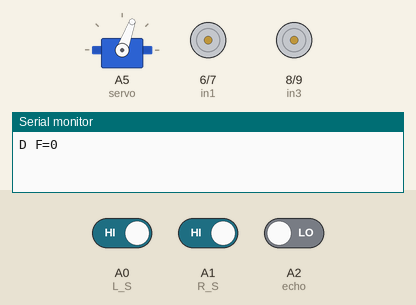
The sketch below on a simulated Arduino Uno, built with avr-gcc and run on an emulated ATmega328P. Parts: servo, motor-driver pin pairs drawn as motors (green arrow = first pin HIGH = forward, orange = second pin HIGH = backward, longer = more drive, scaled by the enable pin), the last lines printed to the serial monitor. Wiring (inferred from the names in the program): servo: signal A5. Inputs (shaded band) come from the test bench; at power-on: A0 (L_S) HIGH, A1 (R_S) HIGH, A2 (echo) LOW. Servo pulses on a pin are drawn as a servo (544–2400 µs = 0–180°).

Above: at 5.7 s.
5.8 s: A0 (L_S) driven LOW
At 7.7 s:
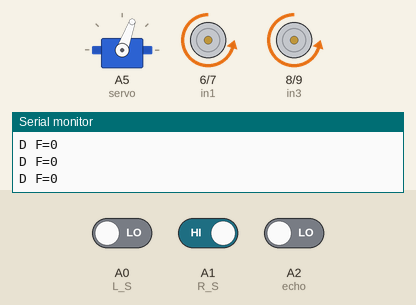
8.0 s: A1 (R_S) driven LOW
At 13.5 s:
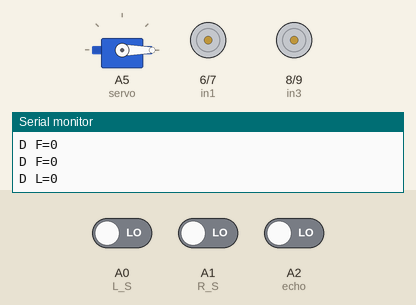
15.0 s: A0 (L_S) driven HIGH
At 17.7 s:
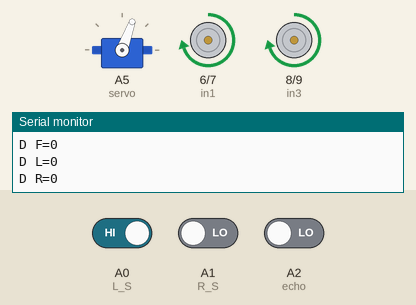
Timing chart, 0 to 19.2 s (numbered marks = the images above; inputs shaded):
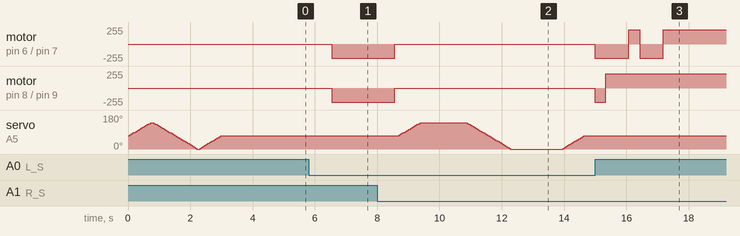

The sketch:

Maze_Master.ino
```cpp
// L298 (H-Driver) Pins
#define enA 5  // Enable1
#define in1 6  // Motor1
#define in2 7  // Motor1
#define in3 8  // Motor2
#define in4 9  // Motor2
#define enB 10 // Enable2

// IR Sensors Pins
#define L_S A0 // Left
#define R_S A1 // Right

// Ultrasonic Pins
#define echo A2    // Echo
#define trigger A3 // Trigger

// Servo Motor Pins
#define servo A5 // (Ultrasonic Holder)

int Set=20; // Ultra Sonic Stopping Distance
int distance_L, distance_F, distance_R;  // Variables for measured distances Left, Forward, Right

void setup(){ // Setup code, which runs once

Serial.begin(9600); // Start serial communication at 9600bps

pinMode(R_S, INPUT); // Declare Right IR sensor as input
pinMode(L_S, INPUT); // Declare Left  IR sensor as input

pinMode(echo, INPUT );    // Declare Ultrasonic sensor Echo    pin as input
pinMode(trigger, OUTPUT); // Declare Ultrasonic sensor Trigger pin as Output

pinMode(enA, OUTPUT); // Declare as output for L298 Pin enA
pinMode(in1, OUTPUT); // Declare as output for L298 Pin in1
pinMode(in2, OUTPUT); // Declare as output for L298 Pin in2
pinMode(in3, OUTPUT); // Declare as output for L298 Pin in3
pinMode(in4, OUTPUT); // Declare as output for L298 Pin in4
pinMode(enB, OUTPUT); // Declare as output for L298 Pin enB

analogWrite(enA, 215); // Write The Duty Cycle 0 to 255 enAble Pin A for Motor1 Speed
analogWrite(enB, 215); // Write The Duty Cycle 0 to 255 enAble Pin B for Motor2 Speed

pinMode(servo, OUTPUT); // Declare Servo Motor pin as output

for (int angle = 70; angle <= 140; angle += 5) { // Sweep the servo from 70 to 140 degrees in 5-degree increments
  servoPulse(servo, angle);}   // Call the function to set the servo to the current angle

for (int angle = 140; angle >= 0; angle -= 5) { // Sweep the servo back from 140 to 0 degrees in 5-degree decrements
  servoPulse(servo, angle);}   // Call the function to set the servo to the current angle

for (int angle = 0; angle <= 70; angle += 5) { // Sweep the servo from 0 to 70 degrees in 5-degree increments
  servoPulse(servo, angle);}   // Call the function to set the servo to the current angle

distance_F = Ultrasonic_read(); // Read the distance from the ultrasonic sensor
delay(500); // Introduce a delay of 500 milliseconds
} // End of Setup code

void loop(){  // Main Loop Function
distance_F = Ultrasonic_read();   // Read distance from Ultrasonic sensor
Serial.print("D F=");Serial.println(distance_F);   // Print distance value to Serial monitor
// If both right and left sensors are on white color then it will call forward function
 if((digitalRead(R_S) == 0)&&(digitalRead(L_S) == 0)){ // Check if both right and left sensors detect an obstacle
    // Check if the front distance is greater than a certain threshold ('Set')
  if(distance_F > Set){forward();}     // If front distance is sufficient, move forward
                  else{Check_side();}  // If front distance is not sufficient, check the side for further action
 }

// Else, If Right Sensor is Black and Left Sensor is White then it will call turn Right function
else if((digitalRead(R_S) == 1)&&(digitalRead(L_S) == 0)){turnRight();}

// Else, If Right Sensor is White and Left Sensor is Black then it will call turn Left function
else if((digitalRead(R_S) == 0)&&(digitalRead(L_S) == 1)){turnLeft();}

delay(10);  // Introduce a delay of 10 milliseconds
}

void servoPulse (int pin, int angle){ // Function to generate a servo pulse with specified angle
int pwm = (angle*11) + 500;      // Convert angle to microseconds
 digitalWrite(pin, HIGH);   // Activate the servo
 delayMicroseconds(pwm);    // Introduce a microsecond delay based on the 'pwm' variable
 digitalWrite(pin, LOW);    // Deactivate the servo
 delay(50);   // Introduce a delay for the servo refresh cycle

}

long Ultrasonic_read(){ // Function to read distance from Ultrasonic sensor
  // Trigger a pulse to initiate ultrasonic sensor measurement
  digitalWrite(trigger, LOW); // Set trigger pin to LOW
  delayMicroseconds(2); // Wait for 2 microseconds
  digitalWrite(trigger, HIGH); // Set trigger pin to HIGH to start the ultrasonic pulse
  delayMicroseconds(10);  // Keep the trigger pin HIGH for 10 microseconds
  // Measure the pulse duration and convert it to distance in centimeters
  long time = pulseIn (echo, HIGH); // Measure the duration of the pulse from the echo pin
  return time / 29 / 2; // Convert pulse duration to distance in centimeters
}

void compareDistance(){ // Function to compare distances and adjust the robot's path
    if(distance_L > distance_R){   // If left distance is more than right distance, perform a left turn; otherwise, perform a right turn
                     // Execute left turn sequence
        turnLeft();     // Turn the robot left
        delay(350);     // Wait for 350 milliseconds
        forward();      // Move the robot forward
        delay(750);     // Wait for 750 milliseconds
        turnRight();    // Turn the robot right
        delay(350);     // Wait for 350 milliseconds
        forward();      // Move the robot forward
        delay(750);     // Wait for 750 milliseconds
        turnRight();    // Turn the robot right
        delay(350);     // Wait for 350 milliseconds
    } else {         // Execute right turn sequence
        turnRight();    // Turn the robot right
        delay(350);     // Wait for 350 milliseconds
        forward();      // Move the robot forward
        delay(750);     // Wait for 750 milliseconds
        turnLeft();     // Turn the robot left
        delay(350);     // Wait for 350 milliseconds
        forward();      // Move the robot forward
        delay(750);     // Wait for 750 milliseconds
        turnLeft();     // Turn the robot left
        delay(350);     // Wait for 350 milliseconds
    }
}

void Check_side(){ // Function to check distances on the robot's sides
    Stop();   // Stop the robot
    delay(100); // Introduce a delay
 for (int angle = 70; angle <= 140; angle += 5)  {   // Sweep the servo from 70 to 140 degrees to check the left side
   servoPulse(servo, angle);  } // Call the function to set the servo to the current angle
    delay(300);   // Introduce a delay
    distance_L = Ultrasonic_read(); // Read the distance on the left side
    Serial.print("D L=");Serial.println(distance_L); // Print the distance value for the Left sensor
    delay(100);   // Introduce a delay
  for (int angle = 140; angle >= 0; angle -= 5)  {   // Sweep the servo from 140 to 0 degrees to check the right side
   servoPulse(servo, angle);  } // Call the function to set the servo to the current angle
    delay(500);  // Introduce a delay
    distance_R = Ultrasonic_read(); // Read the distance on the right side
    Serial.print("D R=");Serial.println(distance_R); // Print the distance value for the Right sensor
    delay(100);   // Introduce a delay
 for (int angle = 0; angle <= 70; angle += 5)  {   // Sweep the servo from 0 to 70 degrees to reset its position
   servoPulse(servo, angle);  } // Call the function to set the servo to the current angle
    delay(300);   // Introduce a delay
    compareDistance();   // Compare distances and adjust the robot's path
}

void forward(){  // Forward Function
digitalWrite(in1, LOW);  // Left Motor backward Pin
digitalWrite(in2, HIGH); // Left Motor forward Pin
digitalWrite(in3, HIGH); // Right Motor forward Pin
digitalWrite(in4, LOW);  // Right Motor backward Pin
}

void backward(){ // Backward Function
digitalWrite(in1, HIGH); // Left Motor backward Pin
digitalWrite(in2, LOW);  // Left Motor forward Pin
digitalWrite(in3, LOW);  // Right Motor forward Pin
digitalWrite(in4, HIGH); // Right Motor backward Pin
}

void turnRight(){ // Turn Right Function
digitalWrite(in1, LOW);  // Left Motor backward Pin
digitalWrite(in2, HIGH); // Left Motor forward Pin
digitalWrite(in3, LOW);  // Right Motor forward Pin
digitalWrite(in4, HIGH); // Right Motor backward Pin
}

void turnLeft(){ // Turn Left Function
digitalWrite(in1, HIGH); // Left Motor backward Pin
digitalWrite(in2, LOW);  // Left Motor forward Pin
digitalWrite(in3, HIGH); // Right Motor forward Pin
digitalWrite(in4, LOW);  // Right Motor backward Pin
}

void Stop(){ // Stop Function
digitalWrite(in1, LOW); // Left Motor backward Pin
digitalWrite(in2, LOW); // Left Motor forward Pin
digitalWrite(in3, LOW); // Right Motor forward Pin
digitalWrite(in4, LOW); // Right Motor backward Pin
}
```

Measured:
- after the input at 5.8 s, motor on pin 6 (in1) / pin 7 (in2), motor on pin 8 (in3) / pin 9 (in4): stopped → backward 215/255 after 0.74 s
- after the input at 8.0 s, motor on pin 6 (in1) / pin 7 (in2), motor on pin 8 (in3) / pin 9 (in4): backward 215/255 → stopped after 0.56 s, → backward 215/255 6.4 s later
- after the input at 15.0 s, motor on pin 6 (in1) / pin 7 (in2): goes on until 17.2 s, then stays forward 215/255; motor on pin 8 (in3) / pin 9 (in4): goes on until 15.3 s, then stays forward 215/255; servo on A5 (servo): stops changing and stays 70°
